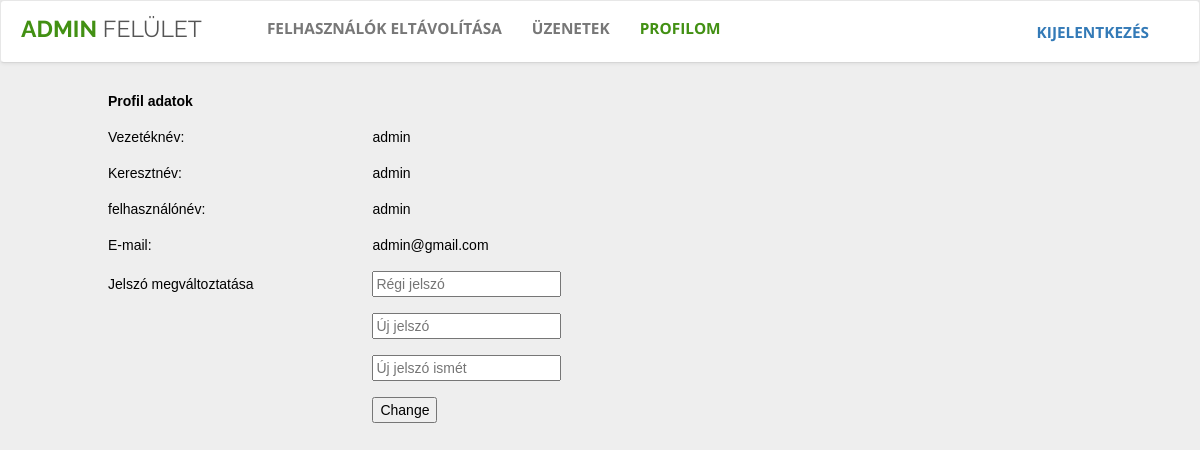
The page /admin/adminprofil.php (signed in) on the database its author committed.
### tables this page shows
CREATE TABLE `user` (
  `user_id` int(11) NOT NULL,
  `lname` varchar(32) NOT NULL,
  `fname` varchar(32) NOT NULL,
  `username` varchar(32) NOT NULL,
  `email` varchar(64) NOT NULL,
  `password` varchar(32) NOT NULL,
  `admine` tinyint(1) DEFAULT 0
);

### admin/adminprofil.php (the view, shortened to what this page needs)
<?php
include('../connect.php');
?>
<!DOCTYPE html>
<html lang="en">
<head>
    <link rel="stylesheet" href="https://maxcdn.bootstrapcdn.com/font-awesome/4.7.0/css/font-awesome.min.css">
    <link rel="stylesheet" href="https://maxcdn.bootstrapcdn.com/bootstrap/3.3.7/css/bootstrap.min.css">
</head>
<body>
    <nav class="navbar navbar-default navbar-expand-lg navbar-light">
        <div class="navbar-header">
            <a class="navbar-brand" href="../admin/adminkezdolap.php"><b>Admin</b> Felület</a>
        </div>
        <div id="navbarCollapse" class="collapse navbar-collapse">
            <ul class="nav navbar-nav">
                <li><a href="../admin/felh_eltav.php">Felhasználók eltávolítása</a></li>
                <li><a href="">Üzenetek</a></li>
                <li class="active"><a href="../admin/adminprofil.php">Profilom</a></li>
            </ul>
            <ul class="nav navbar-form form-inline navbar-right ml-auto">
                <li style="float: right;text-align:right; color: black;"><a href="../logout.php">Kijelentkezés</a></li>
            </ul>
        </div>
    </nav>
    <table>
        <tr>
            <th colspan="4">Profil adatok</th>
        </tr>
        <?php
        $user = mysqli_query($connect, "SELECT * FROM user WHERE username = '$_SESSION[bejelentkezett]' OR email = '$_SESSION[bejelentkezett_email]'");
        while ($row = mysqli_fetch_assoc($user)) {
            echo "
        <tr><td>Vezetéknév:</td><td>" . $row['lname'] . "</td></tr>
        <tr><td>Keresztnév:</td><td>" . $row['fname'] . "</td></tr>
        <tr><td>felhasználónév:</td><td>" . $row['username'] . "</td></tr>
        <tr><td>E-mail:</td><td>" . $row['email'] . "</td></tr>
        ";
        }
        ?>
        <form action="" method="post">
            <tr>
                <td>Jelszó megváltoztatása</td>
                <td><input type="password" id="oldpassword" name="oldpassword" placeholder="Régi jelszó" require></td>
            </tr>
            <tr>
                <td></td>
                <td><input type="password" id="newpassword" name="newpassword" placeholder="Új jelszó" require></td>
            </tr>
            <tr>
                <td></td>
                <td><input type="password" id="newpassword2" name="newpassword2" placeholder="Új jelszó ismét" require></td>
            </tr>
            <tr>
                <td></td>
                <td><input type="submit" value="Change"></td>
            </tr>
        </form>
    </table>
</body>
</html>

### style/navstyle.css (style rules this page uses)
body { background-color: #eee; font-family: 'Open Sans', sans-serif; }
.form-inline { display: inline-block; }
.navbar { font-size: 16px; background: #ffffff; padding-top: 3px; padding-left: 20px; padding-right: 20px; border-bottom: 1px solid #d6d6d6; box-shadow: 0 0 4px rgba(0,0,0,.1); }
.navbar .navbar-brand { color: #555; padding-left: 0; font-size: 23px; padding-right: 50px; font-family: 'Raleway', sans-serif; text-transform: uppercase; }
.navbar .navbar-brand b { font-weight: bold; color: #429013; }
.navbar ul.nav li { font-size: 96%; font-weight: bold; text-transform: uppercase; }
.navbar ul.nav li.active a, .navbar ul.nav li.active a:hover, .navbar ul.nav li.active a:focus { color: #429013 !important; background: transparent !important; }
.navbar .navbar-form { border: none; }

### admin/adminprofil.php (style rules this page uses)
table { color: #000000; font-family: arial, sans-serif; border-collapse: collapse; margin-left: 100px; width: 50%; }
td, th { text-align: left; padding: 8px; }

### rows shown on the page
user: lname "admin", fname "admin", username "admin", email "admin@gmail.com"
